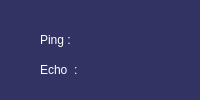
<?xml version="1.0" encoding="UTF-8"?>
<ui version="4.0">
 <class>verification</class>
 <widget class="QWidget" name="verification">
  <property name="geometry">
   <rect>
    <x>0</x>
    <y>0</y>
    <width>200</width>
    <height>100</height>
   </rect>
  </property>
  <property name="windowTitle">
   <string>Network verification</string>
  </property>
  <widget class="QWidget" name="verificationWidget" native="true">
   <property name="geometry">
    <rect>
     <x>0</x>
     <y>0</y>
     <width>200</width>
     <height>100</height>
    </rect>
   </property>
   <property name="styleSheet">
    <string notr="true">QWidget#verificationWidget{
background-color: rgb(50, 51, 99);}</string>
   </property>
   <widget class="QLabel" name="pingLabel">
    <property name="geometry">
     <rect>
      <x>40</x>
      <y>30</y>
      <width>41</width>
      <height>20</height>
     </rect>
    </property>
    <property name="styleSheet">
     <string notr="true">font: 10pt &quot;MS Shell Dlg 2&quot;;
color: rgb(255, 255, 255);</string>
    </property>
    <property name="text">
     <string>Ping :</string>
    </property>
   </widget>
   <widget class="QLabel" name="echoLabel">
    <property name="geometry">
     <rect>
      <x>40</x>
      <y>60</y>
      <width>41</width>
      <height>20</height>
     </rect>
    </property>
    <property name="styleSheet">
     <string notr="true">font: 10pt &quot;MS Shell Dlg 2&quot;;
color: rgb(255, 255, 255);</string>
    </property>
    <property name="text">
     <string>Echo  :</string>
    </property>
   </widget>
   <widget class="QPushButton" name="loginButton">
    <property name="geometry">
     <rect>
      <x>110</x>
      <y>150</y>
      <width>80</width>
      <height>20</height>
     </rect>
    </property>
    <property name="styleSheet">
     <string notr="true">color: rgb(255,255,255);
background-color: rgb(96, 99, 255);
border-radius:6px;</string>
    </property>
    <property name="text">
     <string>OK</string>
    </property>
   </widget>
   <widget class="QLabel" name="pingStatus">
    <property name="geometry">
     <rect>
      <x>100</x>
      <y>30</y>
      <width>61</width>
      <height>20</height>
     </rect>
    </property>
    <property name="styleSheet">
     <string notr="true">font: 10pt &quot;MS Shell Dlg 2&quot;;
color: rgb(255, 255, 255);</string>
    </property>
    <property name="text">
     <string/>
    </property>
   </widget>
   <widget class="QLabel" name="echoStatus">
    <property name="geometry">
     <rect>
      <x>100</x>
      <y>60</y>
      <width>61</width>
      <height>20</height>
     </rect>
    </property>
    <property name="styleSheet">
     <string notr="true">font: 10pt &quot;MS Shell Dlg 2&quot;;
color: rgb(255, 255, 255);</string>
    </property>
    <property name="text">
     <string/>
    </property>
   </widget>
  </widget>
 </widget>
 <resources/>
 <connections/>
</ui>
